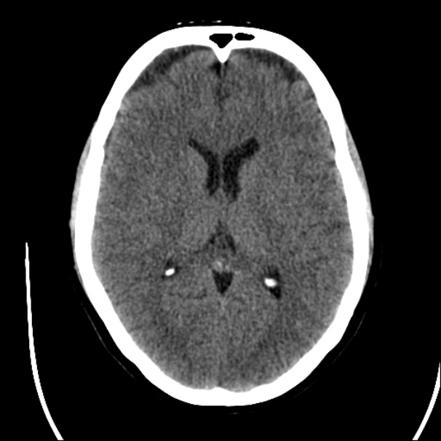
#> input picture CT head.jpg, 441 x 441 px
$ python -i Contour.py   (imports and definitions only)   (older library calls are emulated)
#> lines starting #> are read from the running program, lines starting #| are printed output that depends on the picture
#> further down, picture is the input picture: shape (441, 441, 3); min 0, max 255, mean 59.2
import itertools
from typing import Tuple
import cv2
import numpy as np
from typing import Union
# [243 lines left out: functions iterate_contour, create_square_contour, create_elipse_contour, GenerateWindowCoordinates, calculate_internal_energy, calculate_external_energy, not called in this run]


def sobel_edge(source: np.ndarray, GetMagnitude: bool = True, GetDirection: bool = False):
    """
        Apply Sobel Operator to detect edges
        :param source: Image to detect edges in
        :param GetMagnitude: Get Magnitude of horizontal and vertical edges
        :param GetDirection: Get Gradient direction in Pi Terms
        :return: edges image
    """
#> called with GetMagnitude = True, GetDirection = False
    if len(source.shape) > 2:
        gray = cv2.cvtColor(source, cv2.COLOR_RGB2GRAY)
    else:
        gray = source

    # Apply Sobel edge detection
    sobel_x = cv2.Sobel(gray, cv2.CV_64F, 1, 0, ksize=3)
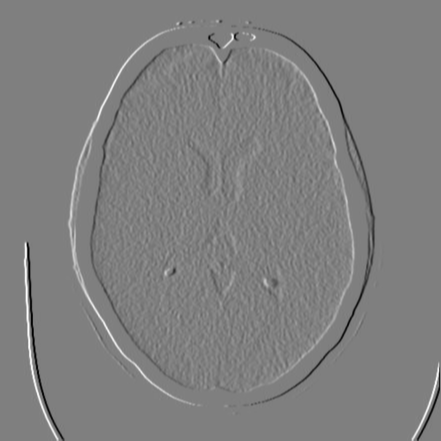
#> sobel_x: shape (441, 441) float64; min -1020, max 1020, mean 0.1; drawn with min black and max white
    sobel_y = cv2.Sobel(gray, cv2.CV_64F, 0, 1, ksize=3)
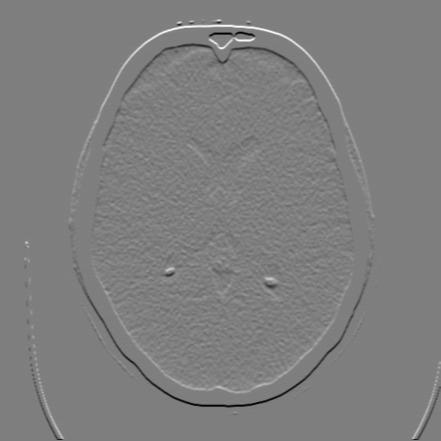
#> sobel_y: shape (441, 441) float64; min -1011, max 1020, mean 0.1; drawn with min black and max white

    # Compute gradient magnitude
    mag = np.sqrt(sobel_x ** 2 + sobel_y ** 2)
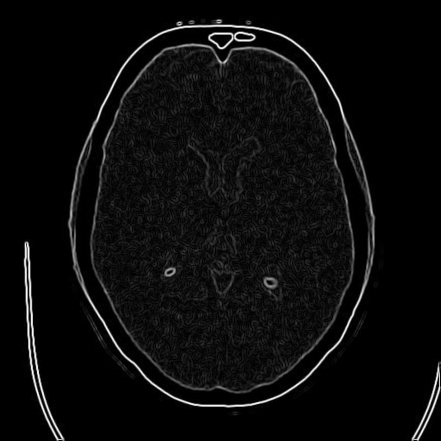
#> mag: shape (441, 441) float64; min 0, max 1036.3, mean 48.5; drawn with min black and max white


    if GetMagnitude:
        if GetDirection:
            # Compute gradient direction
            direction = np.arctan2(sobel_y, sobel_x)
            return mag, direction
        else:
            return mag
    elif GetDirection:
        direction = np.arctan2(sobel_y, sobel_x)
        return direction
    else:
        return None
# [12 lines left out: function gaussian_filter, not called in this run]

# [22 lines of commented-out code are left out]

>>> import cv2
>>> picture = cv2.cvtColor(cv2.imread('CT head.jpg'), cv2.COLOR_BGR2RGB)
>>> result = sobel_edge(picture)
